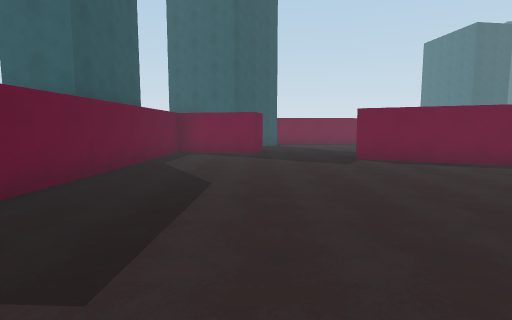
view 1 (above)

24 first-person views from a walk through a scene from a Unity 3-D project. The camera is 1.5 m above the floor, tilts 6° down and sees 80° across. The floor is counted in squares, 2 m on a side. Each view is taken from the middle of a square. On the plan, view 1 faces up. The plan holds only what a view shows up to about 10 squares ahead; the rest is blank. The place goes on beyond the plan. The player is left out.

view 2
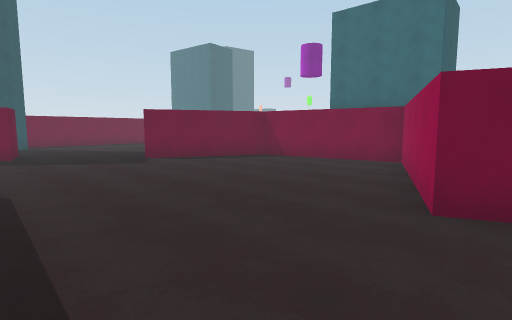

view 3
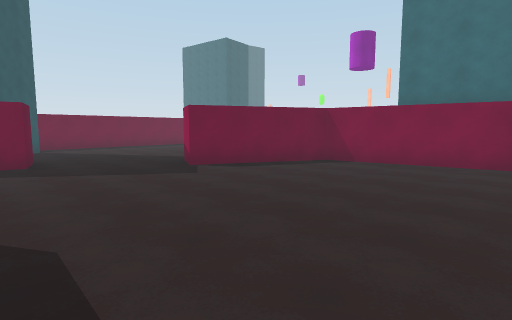

view 4
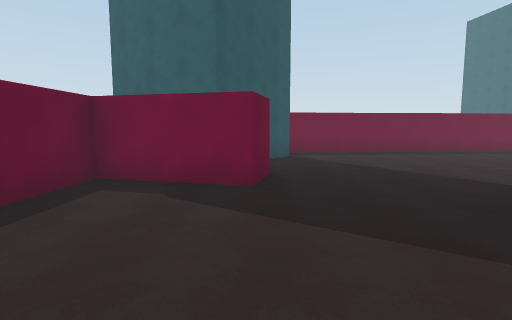

view 5
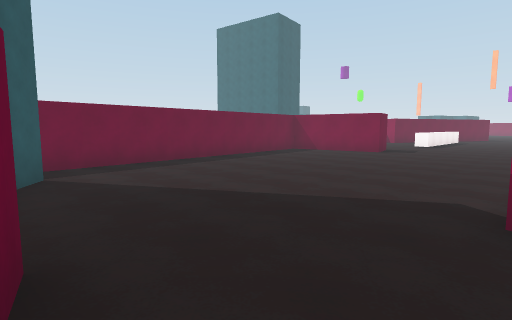

view 6
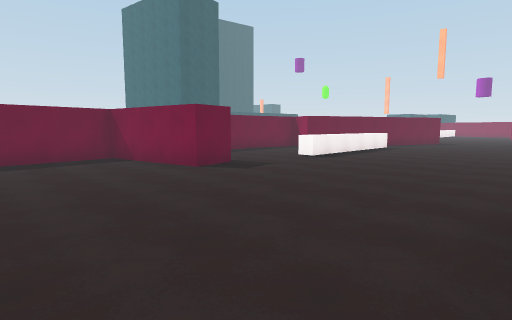

view 7
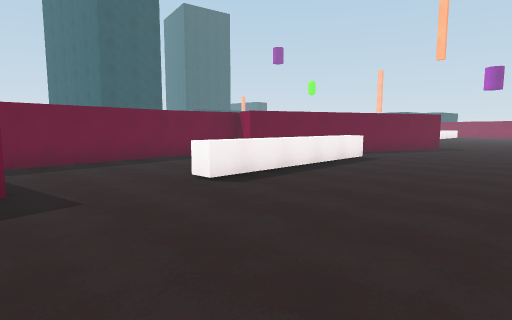

view 8
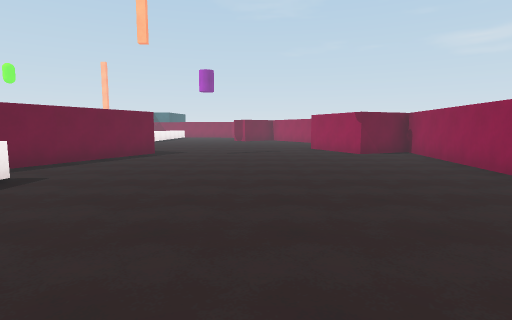

view 9
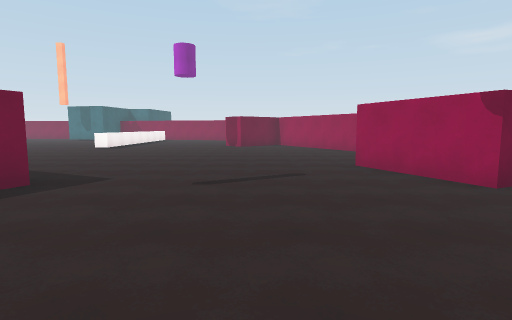

view 10
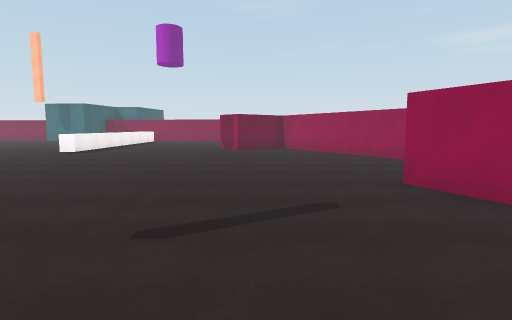

view 11
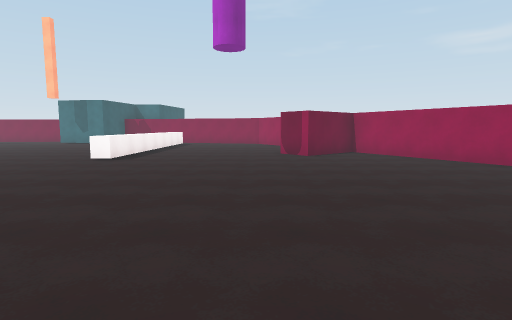

view 12
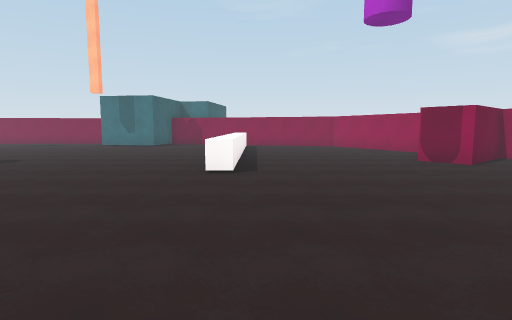

view 13
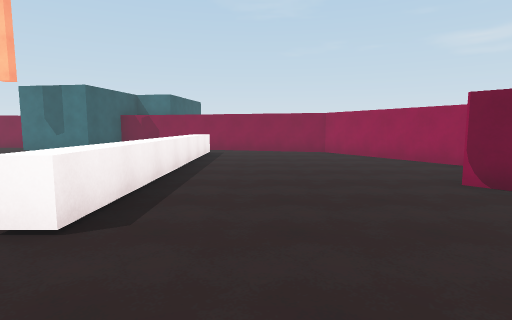

view 14
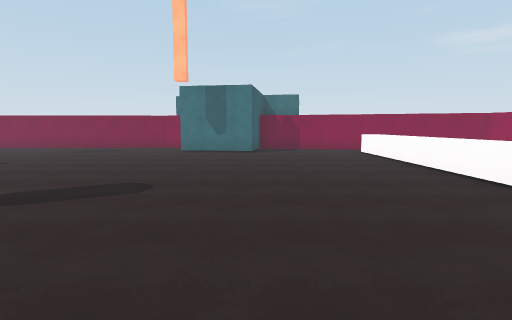

view 15
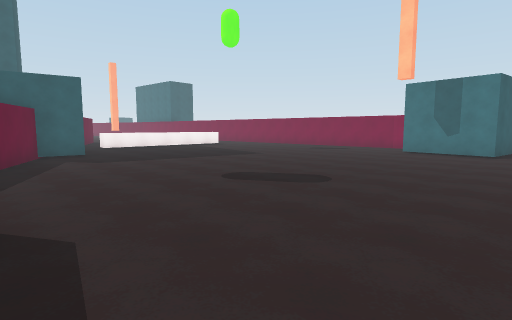

view 16
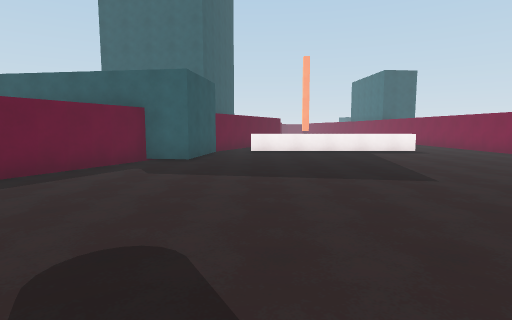

view 17
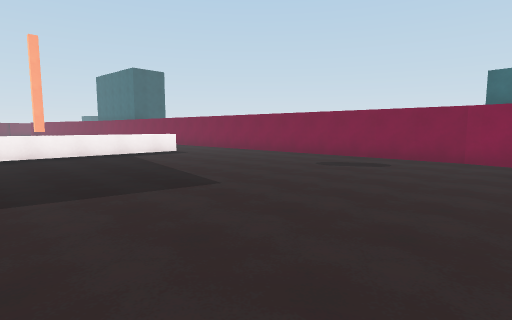

view 18
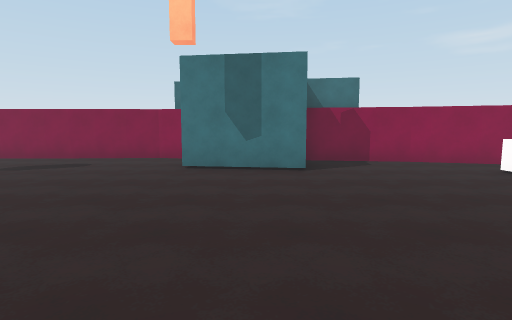

view 19
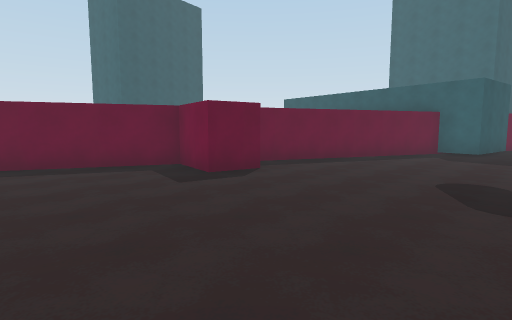

view 20
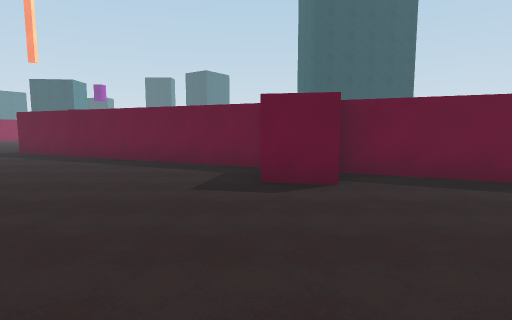

view 21
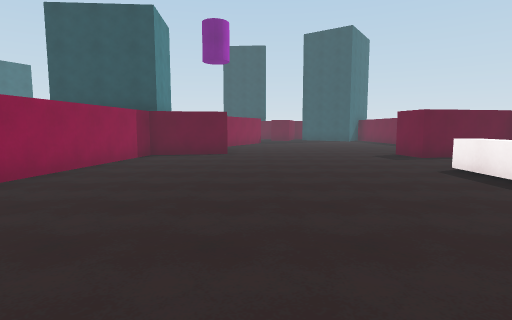

view 22
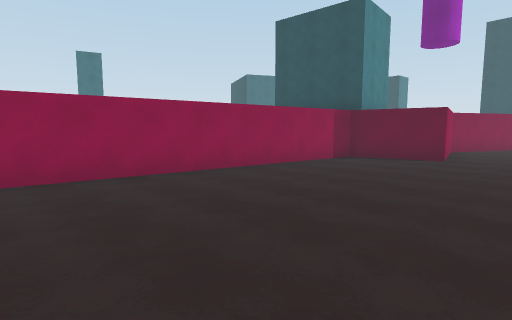

view 23
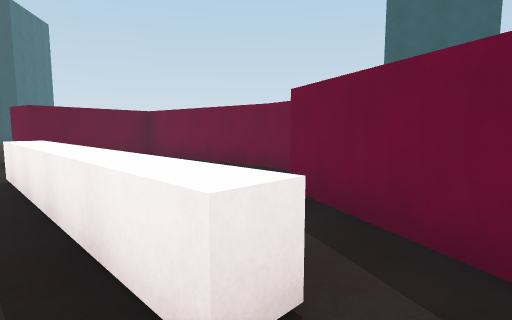

view 24
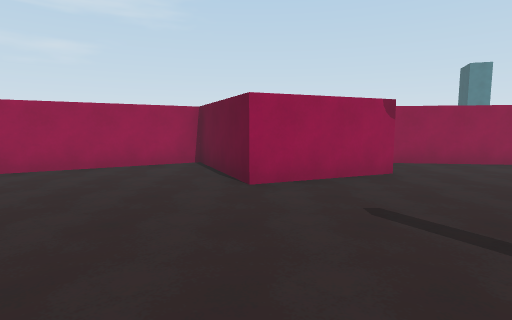

### Floor plan
Points are (right, up) in squares from view 1. A wall is a line through its corners. A room is listed if a view was taken in it or the views show most of it. See-through windows are left out.
Room 1 (views 1, 2, 3, 4, 5)
walls: (2.1, 0.2) (1.9, 0.7) (5.9, 2.4) (5.3, 5.9) (2.4, 7.3) (2.9, 8.3); (0.2, 10) (0, 8.9) (-2.4, 9.5) (-2.7, 3.1)
ways out: opening at (1.5, 8.5) to room 2
Room 2 (views 6, 7, 8, 9, 10, 11, 12, 13, 14, 15, 16, 17, 18, 19, 20, 21, 22, 23, 24)
walls: (23.4, 14.1) (23.2, 13.2); (23, 13.1) (22, 11) (15.7, 13.9) (16.1, 14.8) (14, 15.3); (27, 19.2) (26.8, 18.1) (25.4, 18.4) (23.4, 14); (17.3, 12) (17.3, 11.5) (12.6, 11.5) (12.6, 12); (14.1, 15.3) (9.9, 14.9) (10.4, 12.2) (9.4, 12) (8.8, 14.9) (1, 14.2); (33, 7.9) (36.4, 9.9) (37.8, 14.6); (37.7, 14.5) (38.1, 16.9); (37.7, 16.9) (36.3, 17.1) (36.7, 19.5); (29.8, 27.1) (29.5, 24.8) (28.5, 25) (25.9, 19.3); (29.9, 28.1) (29.7, 27.6); (38.5, 19.6) (38.6, 20.5); (38.6, 20.4) (38.3, 28.1); (36, 27.4) (30.8, 27.4); (4.1, 7.6) (6.2, 6.6) (9.2, 7.2) (9.6, 5.1) (22.5, 3.3) (21.7, 5) (24.1, 6) (25.2, 3.3) (31.5, 7) (30.2, 8.6) (31, 9.3); (0.9, 13.2) (0.3, 12.3)
ways out: opening at (1.5, 8.5) to room 1

Where each view was taken, in squares from view 1:
view 1: 0 up, 0 right, facing up
view 2: 0 up, 1 left, facing up-right
view 3: 2 up, 1 left, facing up-right
view 4: 5 up, 0 right, facing up
view 5: 8 up, 0 right, facing up-right
view 6: 7 up, 6 right, facing up-right
view 7: 8 up, 10 right, facing up-right
view 8: 8 up, 13 right, facing right
view 9: 8 up, 18 right, facing right
view 10: 8 up, 20 right, facing right
view 11: 10 up, 22 right, facing right
view 12: 13 up, 24 right, facing right
view 13: 12 up, 27 right, facing right
view 14: 17 up, 27 right, facing right
view 15: 16 up, 27 right, facing up-right
view 16: 18 up, 31 right, facing up
view 17: 19 up, 31 right, facing up-right
view 18: 18 up, 31 right, facing right
view 19: 15 up, 31 right, facing up-left
view 20: 18 up, 31 right, facing left
view 21: 8 up, 18 right, facing left
view 22: 9 up, 17 right, facing down-left
view 23: 11 up, 18 right, facing up-left
view 24: 10 up, 24 right, facing down
